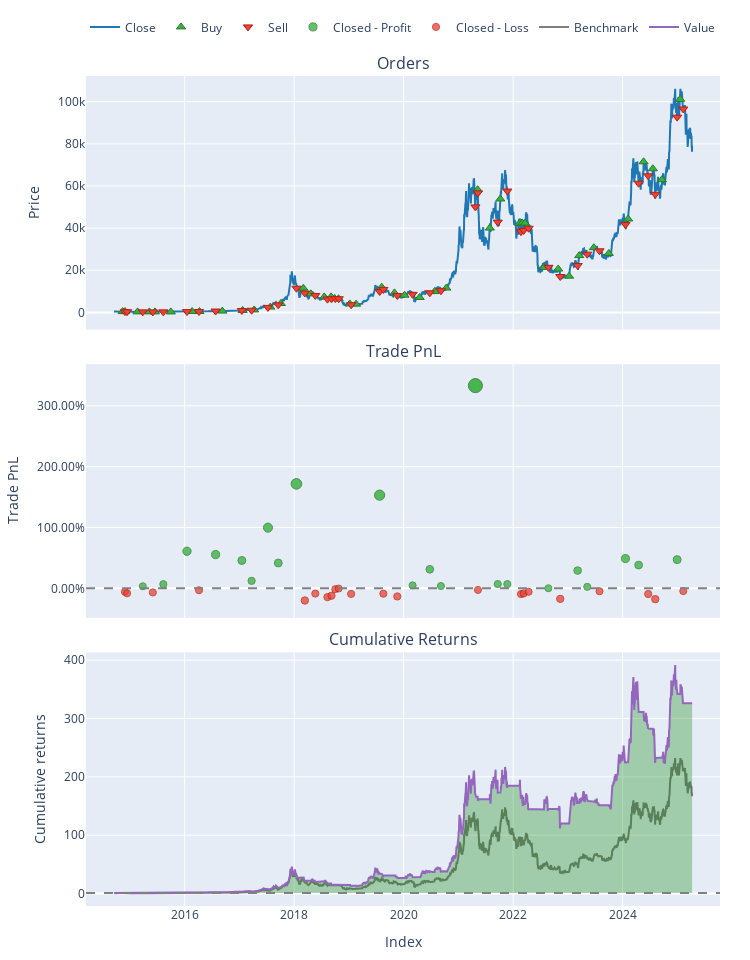

The cell this chart's notebook holds for it:
### Code cell
fast_ma = vbt.MA.run(price, 10)
slow_ma = vbt.MA.run(price, 50)
entries = fast_ma.ma_crossed_above(slow_ma) #buy True - we buy
exits = fast_ma.ma_crossed_below(slow_ma)   #sell - we sell

pf = vbt.Portfolio.from_signals(price, entries, exits, init_cash=100)
print(pf.total_profit())
fig = pf.plot(subplots=['orders', 'trade_pnl', 'cum_returns'])
fig.show()

### Figure 1 — Plotly figure (JSON) as saved in the notebook; plotly's stock layout.template omitted (floating-point values rounded to 4 significant figures; data arrays with more than 128 entries replaced by an {"elided": "..."} marker saying what was removed)
{"data": [{"legendgroup": "0", "line": {"color": "#1f77b4"}, "name": "Close", "showlegend": true, "type": "scatter", "uid": "284d8515-4f60-4410-81d1-93d8a854a815", "x": {"elided": "3858 str values"}, "xaxis": "x", "y": {"elided": "3858 float values"}, "yaxis": "y"}, {"customdata": {"elided": "44x3 float values"}, "hovertemplate": "Order Id: %{customdata[0]}<br>Timestamp: %{x}<br>Price: %{y}<br>Size: %{customdata[1]:.6f}<br>Fees: %{customdata[2]:.6f}", "legendgroup": "1", "marker": {"color": "#37B13F", "line": {"color": "rgb(38,123,44)", "width": 1}, "size": 8, "symbol": "triangle-up"}, "mode": "markers", "name": "Buy", "type": "scatter", "uid": "5d5f8d1b-2b7f-489d-b038-ef9c1eaa8f7c", "x": ["2014-11-14T00:00:00+00:00", "2014-11-30T00:00:00+00:00", "2015-02-21T00:00:00+00:00", "2015-05-11T00:00:00+00:00", "2015-06-17T00:00:00+00:00", "2015-10-01T00:00:00+00:00", "2016-02-20T00:00:00+00:00", "2016-04-09T00:00:00+00:00", "2016-09-09T00:00:00+00:00", "2017-01-22T00:00:00+00:00", "2017-04-09T00:00:00+00:00", "2017-07-26T00:00:00+00:00", "2017-10-04T00:00:00+00:00", "2018-03-03T00:00:00+00:00", "2018-04-22T00:00:00+00:00", "2018-07-20T00:00:00+00:00", "2018-09-04T00:00:00+00:00", "2018-09-28T00:00:00+00:00", "2018-10-24T00:00:00+00:00", "2019-01-07T00:00:00+00:00", "2019-02-18T00:00:00+00:00", "2019-08-08T00:00:00+00:00", "2019-11-01T00:00:00+00:00", "2020-01-07T00:00:00+00:00", "2020-04-17T00:00:00+00:00", "2020-07-26T00:00:00+00:00", "2020-10-12T00:00:00+00:00", "2021-05-09T00:00:00+00:00", "2021-07-29T00:00:00+00:00", "2021-10-07T00:00:00+00:00", "2022-02-12T00:00:00+00:00", "2022-03-03T00:00:00+00:00", "2022-03-22T00:00:00+00:00", "2022-07-25T00:00:00+00:00", "2022-10-28T00:00:00+00:00", "2023-01-09T00:00:00+00:00", "2023-03-18T00:00:00+00:00", "2023-06-23T00:00:00+00:00", "2023-10-01T00:00:00+00:00", "2024-02-07T00:00:00+00:00", "2024-05-20T00:00:00+00:00", "2024-07-21T00:00:00+00:00", "2024-09-19T00:00:00+00:00", "2025-01-19T00:00:00+00:00"], "xaxis": "x", "y": [397.8, 378.0, 244.5, 242.2, 249.3, 237.5, 437.2, 419.4, 622.9, 924.7, 1188.0, 2529.0, 4229.0, 11490.0, 8802.0, 7354.0, 7362.0, 6644.0, 6496.0, 4025.0, 3916.0, 11970.0, 9261.0, 8164.0, 7096.0, 9905.0, 11560.0, 58230.0, 40010.0, 53810.0, 42240.0, 42450.0, 42360.0, 21360.0, 20600.0, 17200.0, 26970.0, 30700.0, 27980.0, 44320.0, 71450.0, 68150.0, 62940.0, 101100.0], "yaxis": "y"}, {"customdata": {"elided": "44x3 float values"}, "hovertemplate": "Order Id: %{customdata[0]}<br>Timestamp: %{x}<br>Price: %{y}<br>Size: %{customdata[1]:.6f}<br>Fees: %{customdata[2]:.6f}", "legendgroup": "2", "marker": {"color": "#EA4335", "line": {"color": "rgb(181,31,18)", "width": 1}, "size": 8, "symbol": "triangle-down"}, "mode": "markers", "name": "Sell", "type": "scatter", "uid": "72db4801-6f5c-4289-9ddf-b0c584967844", "x": ["2014-11-29T00:00:00+00:00", "2014-12-13T00:00:00+00:00", "2015-03-28T00:00:00+00:00", "2015-06-03T00:00:00+00:00", "2015-08-12T00:00:00+00:00", "2016-01-17T00:00:00+00:00", "2016-04-06T00:00:00+00:00", "2016-07-26T00:00:00+00:00", "2017-01-17T00:00:00+00:00", "2017-03-23T00:00:00+00:00", "2017-07-10T00:00:00+00:00", "2017-09-17T00:00:00+00:00", "2018-01-16T00:00:00+00:00", "2018-03-13T00:00:00+00:00", "2018-05-22T00:00:00+00:00", "2018-08-11T00:00:00+00:00", "2018-09-07T00:00:00+00:00", "2018-10-02T00:00:00+00:00", "2018-10-25T00:00:00+00:00", "2019-01-16T00:00:00+00:00", "2019-07-25T00:00:00+00:00", "2019-08-19T00:00:00+00:00", "2019-11-20T00:00:00+00:00", "2020-03-01T00:00:00+00:00", "2020-06-24T00:00:00+00:00", "2020-09-06T00:00:00+00:00", "2021-04-24T00:00:00+00:00", "2021-05-11T00:00:00+00:00", "2021-09-20T00:00:00+00:00", "2021-11-23T00:00:00+00:00", "2022-02-22T00:00:00+00:00", "2022-03-12T00:00:00+00:00", "2022-04-14T00:00:00+00:00", "2022-08-24T00:00:00+00:00", "2022-11-11T00:00:00+00:00", "2023-03-07T00:00:00+00:00", "2023-05-10T00:00:00+00:00", "2023-07-31T00:00:00+00:00", "2024-01-20T00:00:00+00:00", "2024-04-17T00:00:00+00:00", "2024-06-20T00:00:00+00:00", "2024-08-06T00:00:00+00:00", "2024-12-30T00:00:00+00:00", "2025-02-09T00:00:00+00:00"], "xaxis": "x", "y": [375.5, 347.4, 252.8, 225.9, 266.4, 382.3, 423.4, 651.8, 907.9, 1039.0, 2373.0, 3583.0, 11490.0, 9195.0, 8042.0, 6296.0, 6467.0, 6556.0, 6476.0, 3655.0, 9912.0, 10920.0, 8027.0, 8562.0, 9314.0, 10280.0, 50050.0, 56700.0, 42840.0, 57570.0, 38290.0, 38900.0, 39940.0, 21400.0, 17030.0, 22220.0, 27620.0, 29230.0, 41670.0, 61280.0, 64830.0, 56030.0, 92640.0, 96500.0], "yaxis": "y"}, {"customdata": [[2, 2, 2.931, 0.03379], [4, 4, 5.734, 0.06856], [5, 5, 54.45, 0.6093], [7, 7, 77.18, 0.554], [8, 8, 99.08, 0.4577], [9, 9, 38.88, 0.1232], [10, 10, 353.5, 0.9973], [11, 11, 294.8, 0.4165], [12, 12, 1722.0, 1.717], [20, 20, 2049.0, 1.531], [23, 23, 130.8, 0.04885], [24, 24, 877.7, 0.3125], [25, 25, 139.6, 0.03788], [26, 26, 12750.0, 3.331], [28, 28, 1144.0, 0.07087], [29, 29, 1209.0, 0.06994], [33, 33, 22.58, 0.00156], [35, 35, 3504.0, 0.2921], [36, 36, 376.9, 0.02432], [38, 38, 7391.0, 0.4889], [39, 39, 8613.0, 0.3827], [42, 42, 10960.0, 0.4719]], "hovertemplate": "Exit Trade Id: %{customdata[0]}<br>Position Id: %{customdata[1]}<br>Exit Timestamp: %{x}<br>PnL: %{customdata[2]:.6f}<br>Return: %{customdata[3]:.2%}", "legendgroup": "3", "marker": {"color": "#37B13F", "line": {"color": "rgb(38,123,44)", "width": 1}, "opacity": [0.7515, 0.753, 0.7774, 0.7749, 0.7705, 0.7555, 0.7949, 0.7687, 0.8273, 0.8189, 0.7521, 0.764, 0.7516, 0.9, 0.7531, 0.7531, 0.75, 0.7631, 0.751, 0.772, 0.7672, 0.7712], "size": [7.068, 7.141, 8.278, 8.161, 7.959, 7.256, 9.093, 7.872, 10.61, 10.22, 7.099, 7.654, 7.076, 14, 7.146, 7.144, 7, 7.611, 7.048, 8.025, 7.801, 7.989], "symbol": "circle"}, "mode": "markers", "name": "Closed - Profit", "type": "scatter", "uid": "96588bbe-b8a3-4d37-a5bb-0c10e3500850", "x": ["2015-03-28T00:00:00+00:00", "2015-08-12T00:00:00+00:00", "2016-01-17T00:00:00+00:00", "2016-07-26T00:00:00+00:00", "2017-01-17T00:00:00+00:00", "2017-03-23T00:00:00+00:00", "2017-07-10T00:00:00+00:00", "2017-09-17T00:00:00+00:00", "2018-01-16T00:00:00+00:00", "2019-07-25T00:00:00+00:00", "2020-03-01T00:00:00+00:00", "2020-06-24T00:00:00+00:00", "2020-09-06T00:00:00+00:00", "2021-04-24T00:00:00+00:00", "2021-09-20T00:00:00+00:00", "2021-11-23T00:00:00+00:00", "2022-08-24T00:00:00+00:00", "2023-03-07T00:00:00+00:00", "2023-05-10T00:00:00+00:00", "2024-01-20T00:00:00+00:00", "2024-04-17T00:00:00+00:00", "2024-12-30T00:00:00+00:00"], "xaxis": "x2", "y": [0.03379, 0.06856, 0.6093, 0.554, 0.4577, 0.1232, 0.9973, 0.4165, 1.717, 1.531, 0.04885, 0.3125, 0.03788, 3.331, 0.07087, 0.06994, 0.00156, 0.2921, 0.02432, 0.4889, 0.3827, 0.4719], "yaxis": "y2"}, {"customdata": [[0, 0, -5.612, -0.05612], [1, 1, -7.658, -0.08113], [3, 3, -6.029, -0.06725], [6, 6, -4.524, -0.03146], [13, 13, -544.1, -0.1997], [14, 14, -188.4, -0.08642], [15, 15, -286.6, -0.1439], [16, 16, -207.2, -0.1215], [17, 17, -19.85, -0.01325], [18, 18, -4.448, -0.00301], [19, 19, -135.5, -0.09198], [21, 21, -297.3, -0.08778], [22, 22, -411.6, -0.1332], [27, 27, -434.8, -0.02624], [30, 30, -1733.0, -0.0937], [31, 31, -1400.0, -0.08357], [32, 32, -878.6, -0.05721], [34, 34, -2507.0, -0.1729], [37, 37, -757.8, -0.04774], [40, 40, -2883.0, -0.09265], [41, 41, -5021.0, -0.1778], [43, 43, -1551.0, -0.0454]], "hovertemplate": "Exit Trade Id: %{customdata[0]}<br>Position Id: %{customdata[1]}<br>Exit Timestamp: %{x}<br>PnL: %{customdata[2]:.6f}<br>Return: %{customdata[3]:.2%}", "legendgroup": "4", "marker": {"color": "#EA4335", "line": {"color": "rgb(181,31,18)", "width": 1}, "opacity": [0.7525, 0.7536, 0.753, 0.7513, 0.7589, 0.7538, 0.7564, 0.7554, 0.7505, 0.7501, 0.7541, 0.7539, 0.7559, 0.7511, 0.7542, 0.7537, 0.7525, 0.7577, 0.7521, 0.7541, 0.7579, 0.752], "size": [7.115, 7.167, 7.138, 7.063, 7.417, 7.178, 7.299, 7.252, 7.025, 7.003, 7.19, 7.181, 7.277, 7.052, 7.194, 7.172, 7.117, 7.36, 7.097, 7.191, 7.371, 7.092], "symbol": "circle"}, "mode": "markers", "name": "Closed - Loss", "type": "scatter", "uid": "6fe97ac0-d9b2-47a6-875e-e034b4a96256", "x": ["2014-11-29T00:00:00+00:00", "2014-12-13T00:00:00+00:00", "2015-06-03T00:00:00+00:00", "2016-04-06T00:00:00+00:00", "2018-03-13T00:00:00+00:00", "2018-05-22T00:00:00+00:00", "2018-08-11T00:00:00+00:00", "2018-09-07T00:00:00+00:00", "2018-10-02T00:00:00+00:00", "2018-10-25T00:00:00+00:00", "2019-01-16T00:00:00+00:00", "2019-08-19T00:00:00+00:00", "2019-11-20T00:00:00+00:00", "2021-05-11T00:00:00+00:00", "2022-02-22T00:00:00+00:00", "2022-03-12T00:00:00+00:00", "2022-04-14T00:00:00+00:00", "2022-11-11T00:00:00+00:00", "2023-07-31T00:00:00+00:00", "2024-06-20T00:00:00+00:00", "2024-08-06T00:00:00+00:00", "2025-02-09T00:00:00+00:00"], "xaxis": "x2", "y": [-0.05612, -0.08113, -0.06725, -0.03146, -0.1997, -0.08642, -0.1439, -0.1215, -0.01325, -0.00301, -0.09198, -0.08778, -0.1332, -0.02624, -0.0937, -0.08357, -0.05721, -0.1729, -0.04774, -0.09265, -0.1778, -0.0454], "yaxis": "y2"}, {"legendgroup": "5", "line": {"color": "#7f7f7f"}, "name": "Benchmark", "showlegend": true, "type": "scatter", "uid": "4797d777-81d9-4f40-9468-9de5e305c5e3", "x": {"elided": "3858 str values"}, "xaxis": "x3", "y": {"elided": "3858 float values"}, "yaxis": "y3"}, {"hoverinfo": "skip", "legendgroup": "6", "line": {"color": "rgba(0, 0, 0, 0)", "width": 0}, "opacity": 0, "showlegend": false, "type": "scatter", "uid": "2c8bbbfd-3773-49a4-927a-b31b9f60ec16", "x": {"elided": "3858 str values"}, "xaxis": "x3", "y": {"elided": "3858 int values"}, "yaxis": "y3"}, {"connectgaps": false, "fill": "tonexty", "fillcolor": "rgba(0, 128, 0, 0.3)", "hoverinfo": "skip", "legendgroup": "6", "line": {"color": "rgba(0, 0, 0, 0)", "width": 0}, "opacity": 0, "showlegend": false, "type": "scatter", "uid": "0e889b5b-8d93-47c7-b02b-3f764cfc68e7", "x": {"elided": "3858 str values"}, "xaxis": "x3", "y": {"elided": "3858 float values"}, "yaxis": "y3"}, {"hoverinfo": "skip", "legendgroup": "6", "line": {"color": "rgba(0, 0, 0, 0)", "width": 0}, "opacity": 0, "showlegend": false, "type": "scatter", "uid": "aa5771f5-d92f-4454-aa98-fc1e4df7764b", "x": {"elided": "3858 str values"}, "xaxis": "x3", "y": {"elided": "3858 int values"}, "yaxis": "y3"}, {"connectgaps": false, "fill": "tonexty", "fillcolor": "rgba(255, 0, 0, 0.3)", "hoverinfo": "skip", "legendgroup": "6", "line": {"color": "rgba(0, 0, 0, 0)", "width": 0}, "opacity": 0, "showlegend": false, "type": "scatter", "uid": "039c955d-67ed-4658-957e-0b63db3c0fdf", "x": {"elided": "3858 str values"}, "xaxis": "x3", "y": {"elided": "3858 float values"}, "yaxis": "y3"}, {"legendgroup": "7", "line": {"color": "#9467bd"}, "name": "Value", "showlegend": true, "type": "scatter", "uid": "55997ae2-1738-4d1f-b8db-fc65d10b74b8", "x": {"elided": "3858 str values"}, "xaxis": "x3", "y": {"elided": "3858 float values"}, "yaxis": "y3"}, {"hoverinfo": "skip", "legendgroup": "6", "line": {"color": "rgba(0, 0, 0, 0)", "width": 0}, "opacity": 0, "showlegend": false, "type": "scatter", "uid": "0aa0434c-0009-43f7-bc64-44328792b1fa", "x": {"elided": "3858 str values"}, "xaxis": "x3", "y": {"elided": "3858 int values"}, "yaxis": "y3"}], "layout": {"annotations": [{"font": {"size": 16}, "showarrow": false, "text": "Orders", "x": 0.5, "xanchor": "center", "xref": "paper", "y": 1, "yanchor": "bottom", "yref": "paper"}, {"font": {"size": 16}, "showarrow": false, "text": "Trade PnL", "x": 0.5, "xanchor": "center", "xref": "paper", "y": 0.6528, "yanchor": "bottom", "yref": "paper"}, {"font": {"size": 16}, "showarrow": false, "text": "Cumulative Returns", "x": 0.5, "xanchor": "center", "xref": "paper", "y": 0.3056, "yanchor": "bottom", "yref": "paper"}], "height": 960, "legend": {"orientation": "h", "traceorder": "normal", "x": 1, "xanchor": "right", "y": 1.042, "yanchor": "bottom"}, "margin": {"b": 30, "l": 30, "r": 30, "t": 30}, "shapes": [{"line": {"color": "gray", "dash": "dash"}, "type": "line", "x0": 0, "x1": 1, "xref": "paper", "y0": 0, "y1": 0, "yref": "y2"}, {"line": {"color": "gray", "dash": "dash"}, "type": "line", "x0": 0, "x1": 1, "xref": "paper", "y0": 1, "y1": 1, "yref": "y3"}], "showlegend": true, "width": 750, "xaxis": {"anchor": "y", "domain": [0, 1], "matches": "x3", "showticklabels": false}, "xaxis2": {"anchor": "y2", "domain": [0, 1], "matches": "x3", "showticklabels": false}, "xaxis3": {"anchor": "y3", "domain": [0, 1], "title": {"text": "Index"}}, "yaxis": {"anchor": "x", "domain": [0.6944, 1], "title": {"text": "Price"}}, "yaxis2": {"anchor": "x2", "domain": [0.3472, 0.6528], "tickformat": ".2%", "title": {"text": "Trade PnL"}}, "yaxis3": {"anchor": "x3", "domain": [0, 0.3056], "title": {"text": "Cumulative returns"}}}}
